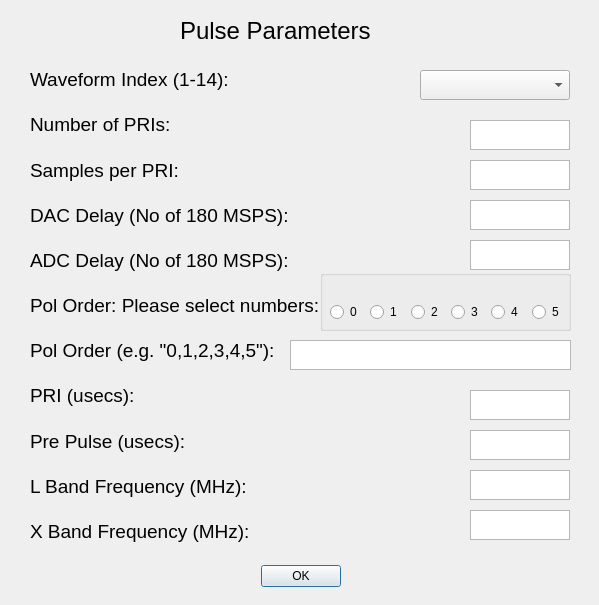
<?xml version="1.0" encoding="UTF-8"?>
<ui version="4.0">
 <class>PulseDialog</class>
 <widget class="QDialog" name="PulseDialog">
  <property name="geometry">
   <rect>
    <x>0</x>
    <y>0</y>
    <width>599</width>
    <height>605</height>
   </rect>
  </property>
  <property name="windowTitle">
   <string>NeXtRAD Dialog</string>
  </property>
  <property name="toolTip">
   <string/>
  </property>
  <property name="toolTipDuration">
   <number>0</number>
  </property>
  <widget class="QDialogButtonBox" name="buttonBox">
   <property name="geometry">
    <rect>
     <x>260</x>
     <y>560</y>
     <width>81</width>
     <height>32</height>
    </rect>
   </property>
   <property name="orientation">
    <enum>Qt::Horizontal</enum>
   </property>
   <property name="standardButtons">
    <set>QDialogButtonBox::Ok</set>
   </property>
  </widget>
  <widget class="QLabel" name="label">
   <property name="geometry">
    <rect>
     <x>180</x>
     <y>10</y>
     <width>191</width>
     <height>41</height>
    </rect>
   </property>
   <property name="font">
    <font>
     <pointsize>18</pointsize>
    </font>
   </property>
   <property name="text">
    <string>Pulse Parameters</string>
   </property>
  </widget>
  <widget class="QComboBox" name="waveform_comboBox">
   <property name="geometry">
    <rect>
     <x>420</x>
     <y>70</y>
     <width>150</width>
     <height>30</height>
    </rect>
   </property>
   <property name="maxVisibleItems">
    <number>2</number>
   </property>
  </widget>
  <widget class="QTextEdit" name="num_pris">
   <property name="geometry">
    <rect>
     <x>470</x>
     <y>120</y>
     <width>100</width>
     <height>30</height>
    </rect>
   </property>
  </widget>
  <widget class="QTextEdit" name="samples_per_pri">
   <property name="geometry">
    <rect>
     <x>470</x>
     <y>160</y>
     <width>100</width>
     <height>30</height>
    </rect>
   </property>
  </widget>
  <widget class="QTextEdit" name="dac_delay">
   <property name="geometry">
    <rect>
     <x>470</x>
     <y>200</y>
     <width>100</width>
     <height>30</height>
    </rect>
   </property>
  </widget>
  <widget class="QTextEdit" name="adc_delay">
   <property name="geometry">
    <rect>
     <x>470</x>
     <y>240</y>
     <width>100</width>
     <height>30</height>
    </rect>
   </property>
  </widget>
  <widget class="QTextEdit" name="pol_order">
   <property name="geometry">
    <rect>
     <x>290</x>
     <y>340</y>
     <width>281</width>
     <height>30</height>
    </rect>
   </property>
   <property name="toolTip">
    <string>&lt;html&gt;&lt;head/&gt;&lt;body&gt;&lt;p&gt;&lt;pre class=&quot;tab&quot;&gt;&lt;span style=&quot; font-family:'monospace'; font-weight:600; color:#008000;&quot;&gt;Mode     FreqBand     TxPol     RxPol&lt;/span&gt;&lt;/pre&gt;&lt;/p&gt;&lt;p&gt;&lt;pre class=&quot;tab&quot;&gt;&lt;span style=&quot; font-family:'monospace'; font-weight:600; color:#008000;&quot;&gt;0          &lt;/span&gt;&lt;span style=&quot; font-family:'monospace'; color:#008000;&quot;&gt;L           V          V&lt;/span&gt;&lt;/pre&gt;&lt;/p&gt;&lt;p&gt;&lt;pre class=&quot;tab&quot;&gt;&lt;span style=&quot; font-family:'monospace'; font-weight:600; color:#008000;&quot;&gt;1          &lt;/span&gt;&lt;span style=&quot; font-family:'monospace'; color:#008000;&quot;&gt;L           V          H&lt;/span&gt;&lt;/pre&gt;&lt;/p&gt;&lt;p&gt;&lt;pre class=&quot;tab&quot;&gt;&lt;span style=&quot; font-family:'monospace'; font-weight:600; color:#008000;&quot;&gt;2          &lt;/span&gt;&lt;span style=&quot; font-family:'monospace'; color:#008000;&quot;&gt;L           H          V&lt;/span&gt;&lt;/pre&gt;&lt;/p&gt;&lt;p&gt;&lt;pre class=&quot;tab&quot;&gt;&lt;span style=&quot; font-family:'monospace'; font-weight:600; color:#008000;&quot;&gt;3          &lt;/span&gt;&lt;span style=&quot; font-family:'monospace'; color:#008000;&quot;&gt;L           H          H&lt;/span&gt;&lt;/pre&gt;&lt;/p&gt;&lt;p&gt;&lt;pre class=&quot;tab&quot;&gt;&lt;span style=&quot; font-family:'monospace'; font-weight:600; color:#008000;&quot;&gt;4          &lt;/span&gt;&lt;span style=&quot; font-family:'monospace'; color:#008000;&quot;&gt;X           VH         V&lt;/span&gt;&lt;/pre&gt;&lt;/p&gt;&lt;p&gt;&lt;pre class=&quot;tab&quot;&gt;&lt;span style=&quot; font-family:'monospace'; font-weight:600; color:#008000;&quot;&gt;5          &lt;/span&gt;&lt;span style=&quot; font-family:'monospace'; color:#008000;&quot;&gt;X           HH         V&lt;/span&gt;&lt;/pre&gt;&lt;/p&gt;&lt;/body&gt;&lt;/html&gt;</string>
   </property>
   <property name="toolTipDuration">
    <number>0</number>
   </property>
   <property name="lineWidth">
    <number>1</number>
   </property>
   <property name="undoRedoEnabled">
    <bool>false</bool>
   </property>
   <property name="lineWrapColumnOrWidth">
    <number>0</number>
   </property>
  </widget>
  <widget class="QTextEdit" name="pre_pulse">
   <property name="geometry">
    <rect>
     <x>470</x>
     <y>430</y>
     <width>100</width>
     <height>30</height>
    </rect>
   </property>
  </widget>
  <widget class="QTextEdit" name="pri">
   <property name="geometry">
    <rect>
     <x>470</x>
     <y>390</y>
     <width>100</width>
     <height>30</height>
    </rect>
   </property>
  </widget>
  <widget class="QTextEdit" name="l_band_freq">
   <property name="geometry">
    <rect>
     <x>470</x>
     <y>470</y>
     <width>100</width>
     <height>30</height>
    </rect>
   </property>
  </widget>
  <widget class="QTextEdit" name="x_band_freq">
   <property name="geometry">
    <rect>
     <x>470</x>
     <y>510</y>
     <width>100</width>
     <height>30</height>
    </rect>
   </property>
  </widget>
  <widget class="QWidget" name="layoutWidget">
   <property name="geometry">
    <rect>
     <x>30</x>
     <y>60</y>
     <width>291</width>
     <height>491</height>
    </rect>
   </property>
   <layout class="QVBoxLayout" name="verticalLayout">
    <item>
     <widget class="QLabel" name="waveform_label">
      <property name="font">
       <font>
        <pointsize>14</pointsize>
       </font>
      </property>
      <property name="text">
       <string>Waveform Index (1-14):</string>
      </property>
     </widget>
    </item>
    <item>
     <widget class="QLabel" name="num_pris_label">
      <property name="font">
       <font>
        <pointsize>14</pointsize>
       </font>
      </property>
      <property name="text">
       <string>&lt;html&gt;&lt;head/&gt;&lt;body&gt;&lt;p&gt;Number of PRIs:&lt;/p&gt;&lt;/body&gt;&lt;/html&gt;</string>
      </property>
     </widget>
    </item>
    <item>
     <widget class="QLabel" name="samples_per_pri_label">
      <property name="font">
       <font>
        <pointsize>14</pointsize>
       </font>
      </property>
      <property name="text">
       <string>Samples per PRI:</string>
      </property>
     </widget>
    </item>
    <item>
     <widget class="QLabel" name="dac_delay_label">
      <property name="maximumSize">
       <size>
        <width>300</width>
        <height>100</height>
       </size>
      </property>
      <property name="font">
       <font>
        <pointsize>14</pointsize>
       </font>
      </property>
      <property name="text">
       <string>DAC Delay (No of 180 MSPS):</string>
      </property>
     </widget>
    </item>
    <item>
     <widget class="QLabel" name="adc_delay_label">
      <property name="maximumSize">
       <size>
        <width>300</width>
        <height>100</height>
       </size>
      </property>
      <property name="font">
       <font>
        <pointsize>14</pointsize>
       </font>
      </property>
      <property name="text">
       <string>ADC Delay (No of 180 MSPS):</string>
      </property>
     </widget>
    </item>
    <item>
     <widget class="QLabel" name="pol_order_label_2">
      <property name="font">
       <font>
        <pointsize>14</pointsize>
       </font>
      </property>
      <property name="text">
       <string>Pol Order: Please select numbers:</string>
      </property>
     </widget>
    </item>
    <item>
     <widget class="QLabel" name="pol_order_label">
      <property name="font">
       <font>
        <pointsize>14</pointsize>
       </font>
      </property>
      <property name="text">
       <string>Pol Order (e.g. &quot;0,1,2,3,4,5&quot;):</string>
      </property>
     </widget>
    </item>
    <item>
     <widget class="QLabel" name="pri_label">
      <property name="font">
       <font>
        <pointsize>14</pointsize>
       </font>
      </property>
      <property name="text">
       <string>PRI (usecs):</string>
      </property>
     </widget>
    </item>
    <item>
     <widget class="QLabel" name="pris_label_2">
      <property name="font">
       <font>
        <pointsize>14</pointsize>
       </font>
      </property>
      <property name="text">
       <string>Pre Pulse (usecs):</string>
      </property>
     </widget>
    </item>
    <item>
     <widget class="QLabel" name="pris_label_3">
      <property name="font">
       <font>
        <pointsize>14</pointsize>
       </font>
      </property>
      <property name="text">
       <string>L Band Frequency (MHz):</string>
      </property>
     </widget>
    </item>
    <item>
     <widget class="QLabel" name="pris_label_4">
      <property name="font">
       <font>
        <pointsize>14</pointsize>
       </font>
      </property>
      <property name="text">
       <string>X Band Frequency (MHz):</string>
      </property>
     </widget>
    </item>
   </layout>
  </widget>
  <widget class="QGroupBox" name="groupBox">
   <property name="geometry">
    <rect>
     <x>320</x>
     <y>270</y>
     <width>251</width>
     <height>61</height>
    </rect>
   </property>
   <property name="title">
    <string/>
   </property>
   <widget class="QWidget" name="">
    <property name="geometry">
     <rect>
      <x>10</x>
      <y>30</y>
      <width>236</width>
      <height>25</height>
     </rect>
    </property>
    <layout class="QGridLayout" name="gridLayout">
     <item row="0" column="0">
      <widget class="QRadioButton" name="radioButton0">
       <property name="text">
        <string>0</string>
       </property>
      </widget>
     </item>
     <item row="0" column="1">
      <widget class="QRadioButton" name="radioButton1">
       <property name="text">
        <string>1</string>
       </property>
      </widget>
     </item>
     <item row="0" column="2">
      <widget class="QRadioButton" name="radioButton2">
       <property name="text">
        <string>2</string>
       </property>
      </widget>
     </item>
     <item row="0" column="3">
      <widget class="QRadioButton" name="radioButton3">
       <property name="text">
        <string>3</string>
       </property>
      </widget>
     </item>
     <item row="0" column="4">
      <widget class="QRadioButton" name="radioButton4">
       <property name="text">
        <string>4</string>
       </property>
      </widget>
     </item>
     <item row="0" column="5">
      <widget class="QRadioButton" name="radioButton5">
       <property name="text">
        <string>5</string>
       </property>
      </widget>
     </item>
    </layout>
   </widget>
  </widget>
 </widget>
 <resources/>
 <connections>
  <connection>
   <sender>buttonBox</sender>
   <signal>accepted()</signal>
   <receiver>PulseDialog</receiver>
   <slot>accept()</slot>
   <hints>
    <hint type="sourcelabel">
     <x>248</x>
     <y>254</y>
    </hint>
    <hint type="destinationlabel">
     <x>157</x>
     <y>274</y>
    </hint>
   </hints>
  </connection>
  <connection>
   <sender>buttonBox</sender>
   <signal>rejected()</signal>
   <receiver>PulseDialog</receiver>
   <slot>reject()</slot>
   <hints>
    <hint type="sourcelabel">
     <x>316</x>
     <y>260</y>
    </hint>
    <hint type="destinationlabel">
     <x>286</x>
     <y>274</y>
    </hint>
   </hints>
  </connection>
 </connections>
</ui>
